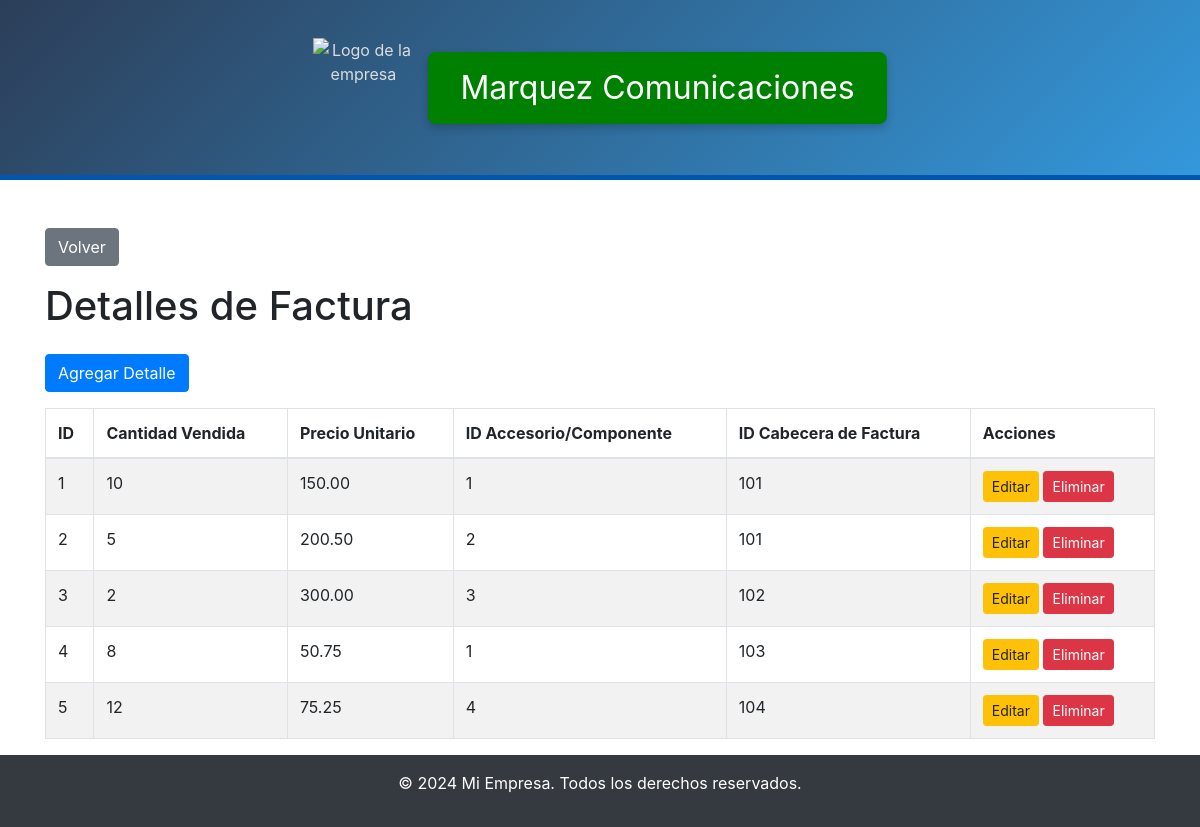
The page /administrador/detalle_factura/index.php on the database its author committed.
### tables this page shows
CREATE TABLE `detalle_factura` (
  `id_detalle_factura` int(11) NOT NULL,
  `cantidad_venta` int(11) NOT NULL,
  `precio_unitario_V` varchar(45) NOT NULL,
  `id_accesorios_y_componentes` int(11) NOT NULL,
  `id_cabecera_factura` int(11) NOT NULL
);

### administrador/detalle_factura/index.php (the view, shortened to what this page needs)
<?php
include '../../base_datos/db.php';
$query = "SELECT * FROM detalle_factura";
$result = mysqli_query($conn, $query);
?>
<?php include('../../includes/header.php'); ?>
<div class="container mt-5">
    <a href="../administrador.php" class="btn btn-secondary mb-3">Volver</a>
    <h1 class="mb-4">Detalles de Factura</h1>
    <a href="create.php" class="btn btn-primary mb-3">Agregar Detalle</a>
    <table class="table table-striped table-bordered">
        <thead>
            <tr>
                <th>ID</th>
                <th>Cantidad Vendida</th>
                <th>Precio Unitario</th>
                <th>ID Accesorio/Componente</th>
                <th>ID Cabecera de Factura</th>
                <th>Acciones</th>
            </tr>
        </thead>
        <tbody>
            <?php while ($row = mysqli_fetch_assoc($result)) { ?>
            <tr>
                <td><?php echo htmlspecialchars($row['id_detalle_factura']); ?></td>
                <td><?php echo htmlspecialchars($row['cantidad_venta']); ?></td>
                <td><?php echo htmlspecialchars(number_format($row['precio_unitario_V'], 2)); ?></td>
                <td><?php echo htmlspecialchars($row['id_accesorios_y_componentes']); ?></td>
                <td><?php echo htmlspecialchars($row['id_cabecera_factura']); ?></td>
                <td>
                    <a href="edit.php?id=<?php echo htmlspecialchars($row['id_detalle_factura']); ?>" class="btn btn-warning btn-sm">Editar</a>
                    <a href="delete.php?id=<?php echo htmlspecialchars($row['id_detalle_factura']); ?>" class="btn btn-danger btn-sm">Eliminar</a>
                </td>
            </tr>
            <?php } ?>
        </tbody>
    </table>
</div>
<?php include('../../includes/footer.php'); ?>

### includes/header.php (style rules this page uses)
body { padding-top: 180px; }

### rows shown on the page
detalle_factura: id_detalle_factura "1", cantidad_venta "10", precio_unitario_V "150.00", id_accesorios_y_componentes "1", id_cabecera_factura "101"
detalle_factura: id_detalle_factura "2", cantidad_venta "5", precio_unitario_V "200.50", id_accesorios_y_componentes "2", id_cabecera_factura "101"
detalle_factura: id_detalle_factura "3", cantidad_venta "2", precio_unitario_V "300.00", id_accesorios_y_componentes "3", id_cabecera_factura "102"
detalle_factura: id_detalle_factura "4", cantidad_venta "8", precio_unitario_V "50.75", id_accesorios_y_componentes "1", id_cabecera_factura "103"
detalle_factura: id_detalle_factura "5", cantidad_venta "12", precio_unitario_V "75.25", id_accesorios_y_componentes "4", id_cabecera_factura "104"
